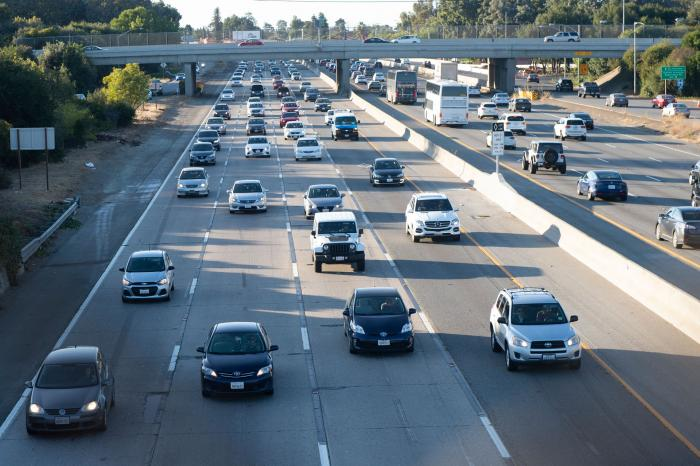
#> input picture CarImage1.jpg, 700 x 466 px, given in place of video.mp4, which was not available
$ python CarDetection.py
#> lines starting #> are read from the running program, lines starting #| are printed output that depends on the picture; after the words box and inside, x2 and y2 are one past the last pixel; in counts of white or black regions, pixels touching at a corner belong together; pictures that were not available may be replaced by others from this repository, and a replacement may not be noted
import cv2

#Image or Video
Video = cv2.VideoCapture("video.mp4")

#Pre-trained classifire
classifire_file = "cars.xml"

#Create Car Classifier
car_tracker = cv2.CascadeClassifier(classifire_file)

#Run forever
while True:
    #Read the current Frame
    (read_successful, frame) = Video.read()
#> frame is the input picture: shape (466, 700, 3); mean B, G, R 123.7, 113, 99.2

    #Safe coding
    if read_successful:
        #Must convert to grayscale
        grayscale_frame = cv2.cvtColor(frame, cv2.COLOR_RGB2GRAY)
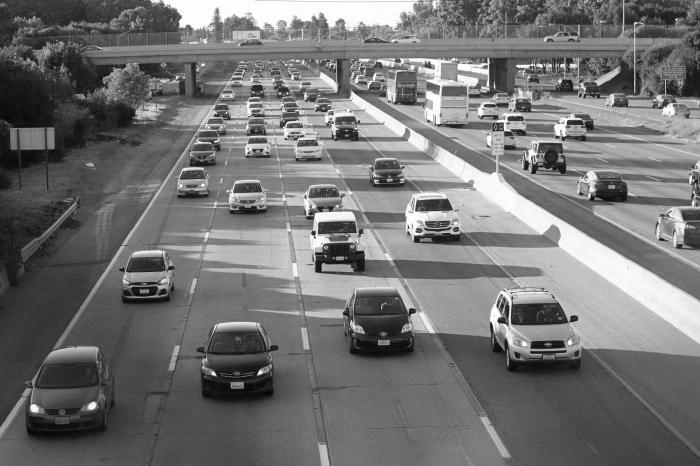
#> grayscale_frame: shape (466, 700); min 1, max 255, mean 114.6
        resizeframe = cv2.resize(grayscale_frame,(540,380) )
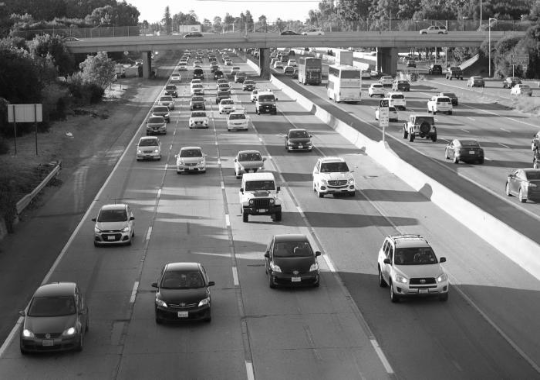
#> resizeframe: shape (380, 540); min 5, max 255, mean 114.5
        frameresize = cv2.resize(frame,(450,300))
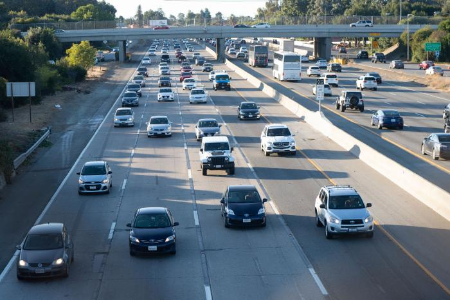
#> frameresize: shape (300, 450, 3); mean B, G, R 123.6, 112.9, 99
    else:
        break

    #Detect Cars
    Cars = car_tracker.detectMultiScale(frameresize)
#> Cars = [[100, 100, 42, 42], [141, 114, 35, 35], [185, 128, 62, 62], [65, 157, 56, 56], [248, 116, 58, 58], [206, 176, 76, 76], [108, 197, 87, 87]]

    #Draw rectangle around the Cars
    for(x, y, w, h) in Cars:
         cv2.rectangle(frameresize, (x, y), (x+w,y+h),(0,255,0), 2)
#> this loop made 7 passes
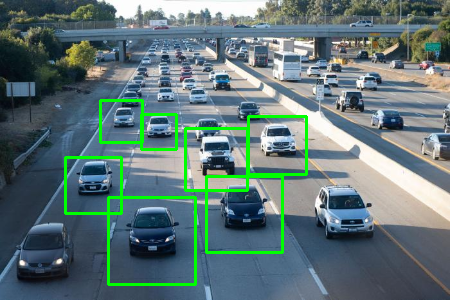
#> frameresize: shape (300, 450, 3); 3.5% of pixels changed, all inside (x1, y1, x2, y2) = (64, 99, 308, 286)

    #Display the Image
    cv2.imshow("Car Detection", frameresize)

    #Don't autoclose(Delay)
    key = cv2.waitKey(1)
#> (key Esc is pressed here)


    #Quit if key q or Q is pressed
    if key == 81 or key == 113:
        break


#Detect cars in an image

# img = cv2.imread("CarImage1.jpg")
#
# Convert image to grayscale
# grayscale = cv2.cvtColor(img,cv2.COLOR_RGB2GRAY)
#
# Create Car Classifier
# car_tracker = cv2.CascadeClassifier(classifire_file)
#
# Detect Cars
# Cars = car_tracker.detectMultiScale(grayscale)
#
# Draw rectangle around the Cars
#
# for(x, y, w, h) in Cars:
#     cv2.rectangle(img, (x, y), (x+w,y+h),(0,255,0), 2)

#Display the Image
# cv2.imshow("Car Detection", img)

#Don't autoclose(Delay)
#cv2.waitKey()

print("Code Completed")
